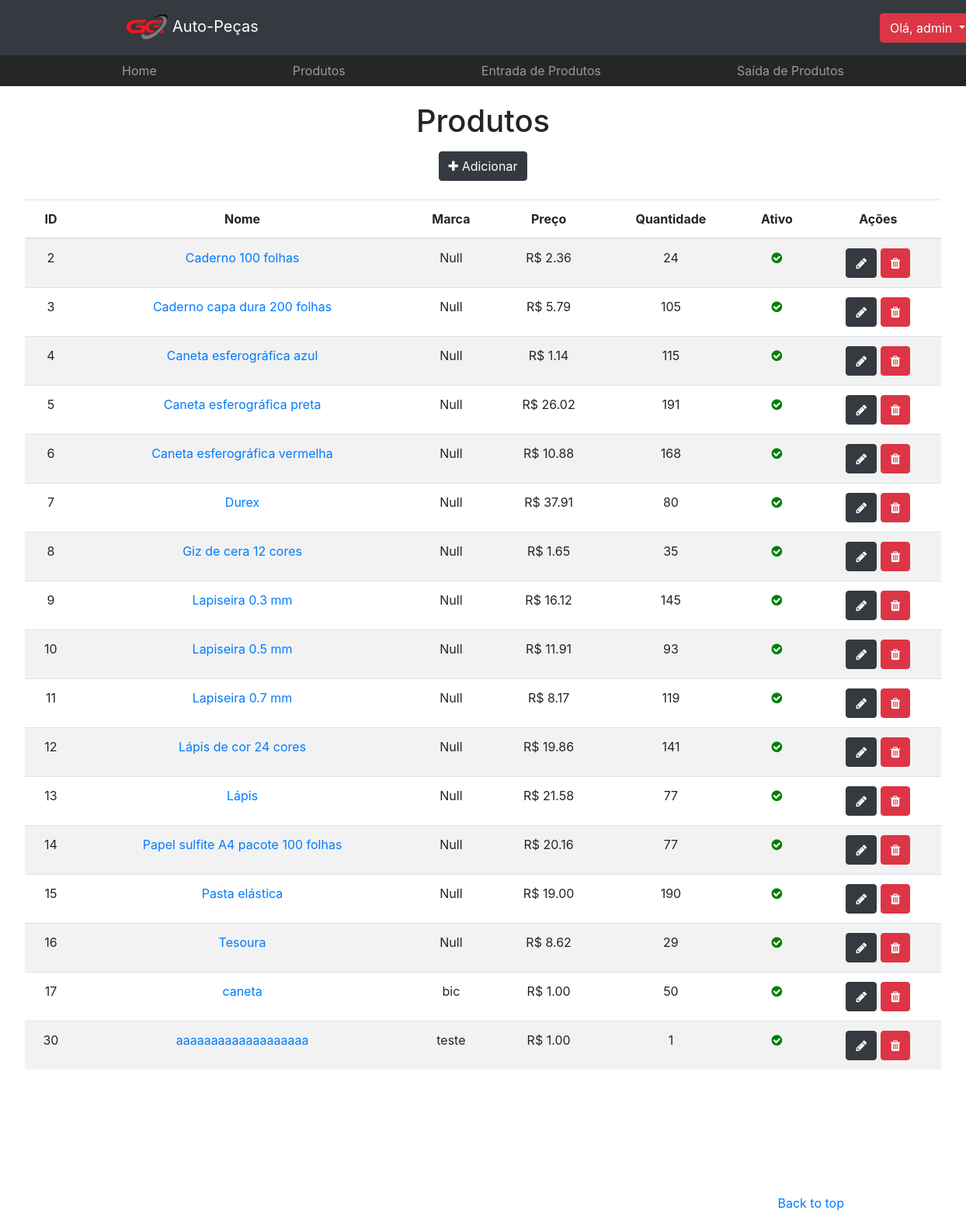
The page /products/ (signed in) on the database as committed earlier.
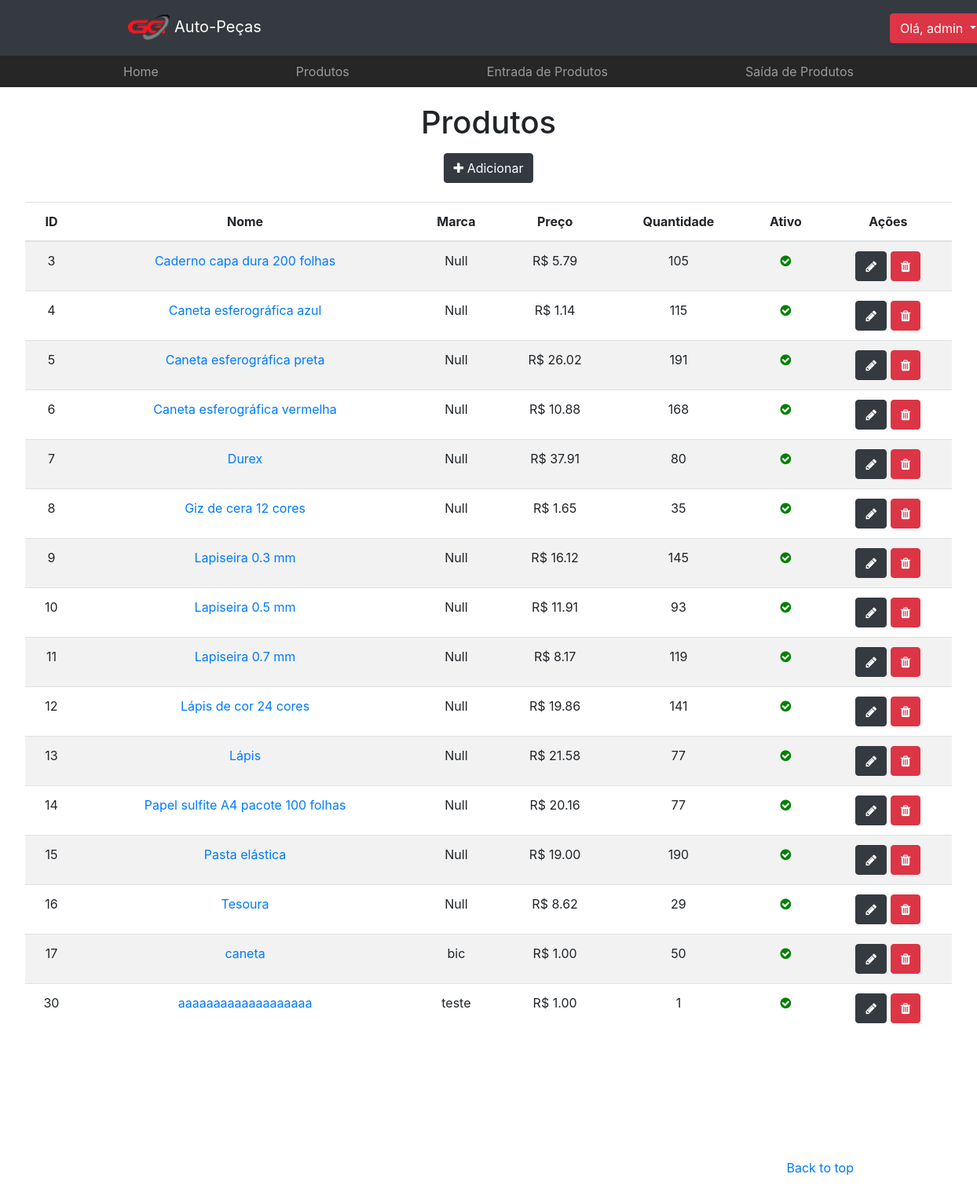
The same page on the database as committed later.
### app/models.py (models this page shows, shortened)
class Produto(models.Model):
    nome = models.CharField(max_length=100)
    codigo = models.IntegerField(default=None)
    marca = models.CharField(max_length=100, default=None)
    quantidade = models.IntegerField()
    preco = models.DecimalField(max_digits=100, decimal_places= 2, default=None)
    ativo = models.BooleanField(default=True)
    class Meta:
        db_table = 'produto'

### app/views.py (the view)
# urls.py: path('products/', views.produto_list, name='products'),
@login_required(login_url='/login')
def produto_list(request):
    objects = Produto.objects.all()
    context = {'object_list': objects}
    return render (request, 'app/produto_list.html', context)

### app/templates/app/produto_list.html (shortened to what the changed rows need)
<!DOCTYPE html>
<html>
<head>
    {% load static %}
    <link rel="stylesheet" type="text/css" href="{% static 'app/css/bootstrap/bootstrap.min.css' %}">
    <link rel="stylesheet" type="text/css" href="{% static 'app/css/produto.css' %}">
    <link rel="stylesheet" href="https://cdnjs.cloudflare.com/ajax/libs/font-awesome/4.7.0/css/font-awesome.min.css">
</head>
<body>
  <body>
    <main role="main">
        <section class="jumbotron text-center">
          <div class="page-header">
            <h1>Produtos</h1>
          </div>
            <div class="">
                {% if object_list %}
                <table class="table table-striped">
                    <thead>
                      <tr>
                        <th>ID</th>
                        <th>Nome</th>
                        <th>Marca</th>
                        <th>Preço</th>
                        <th class="text-center">Quantidade</th>
                        <th>Ativo</th>
                        <th>Ações</th>
                      </tr>
                    </thead>
                    <tbody>
                      {% for object in object_list %}
                        <tr>
                          <td>{{ object.id }}</td>
                          <td><a href="{% url 'produto' object.id %}">{{ object.nome }}</a></td>
                          <td>{{ object.marca }}</td>
                          <td>R$ {{ object.preco }}</span></td>
                          <td class="text-center">{{ object.quantidade }}</td>
                          <td>
                            {% if object.ativo %}
                              <i class="fa fa-check-circle ok"></i>
                            {% else %}
                              <i class="fa fa-minus-circle no"></i>
                            {% endif %}
                          </td>
                          <td><span class=""><a href="/products/register/?id={{ object.id }}"><button type="button" class="btn btn-dark"><span class="fa fa-pencil"></span></button></a></span>
                            <span class=""><a href="/products/delete/{{ object.id }}"><button type="button" class="btn btn-danger"><span class="fa fa-trash"></span></button></a></span></td>
                        </tr>
                      {% endfor %}
                    </tbody>
                  </table>
                {% else %}
                  <p class="alert alert-warning">Sem itens na lista.</p>
                {% endif %}
            </div>
        </section>
    </main>
  </body>
</html

Rows that differ between the two databases and show on the page:
removed Produto: id "2", nome "Caderno 100 folhas", marca "Null", preco "2.36", quantidade "24", ativo True (drawn)
